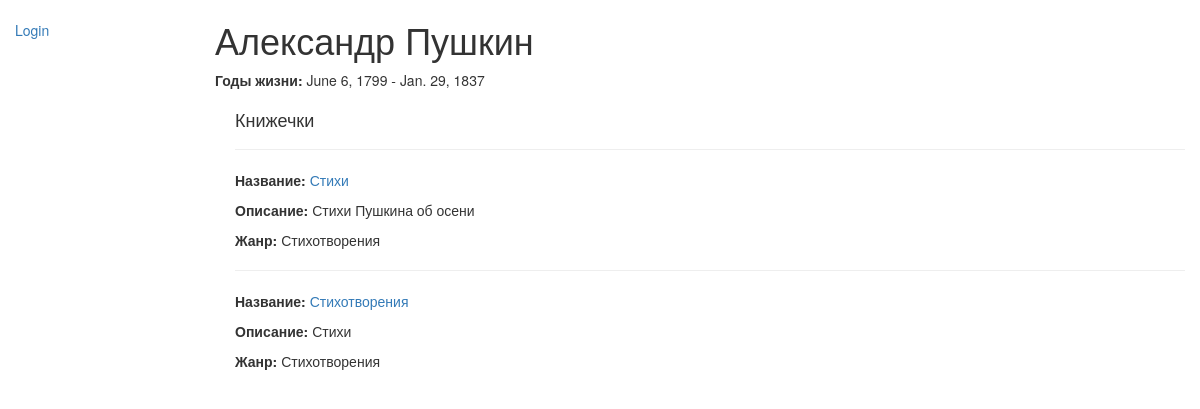
The page /catalog/author/2 on the database as committed earlier.
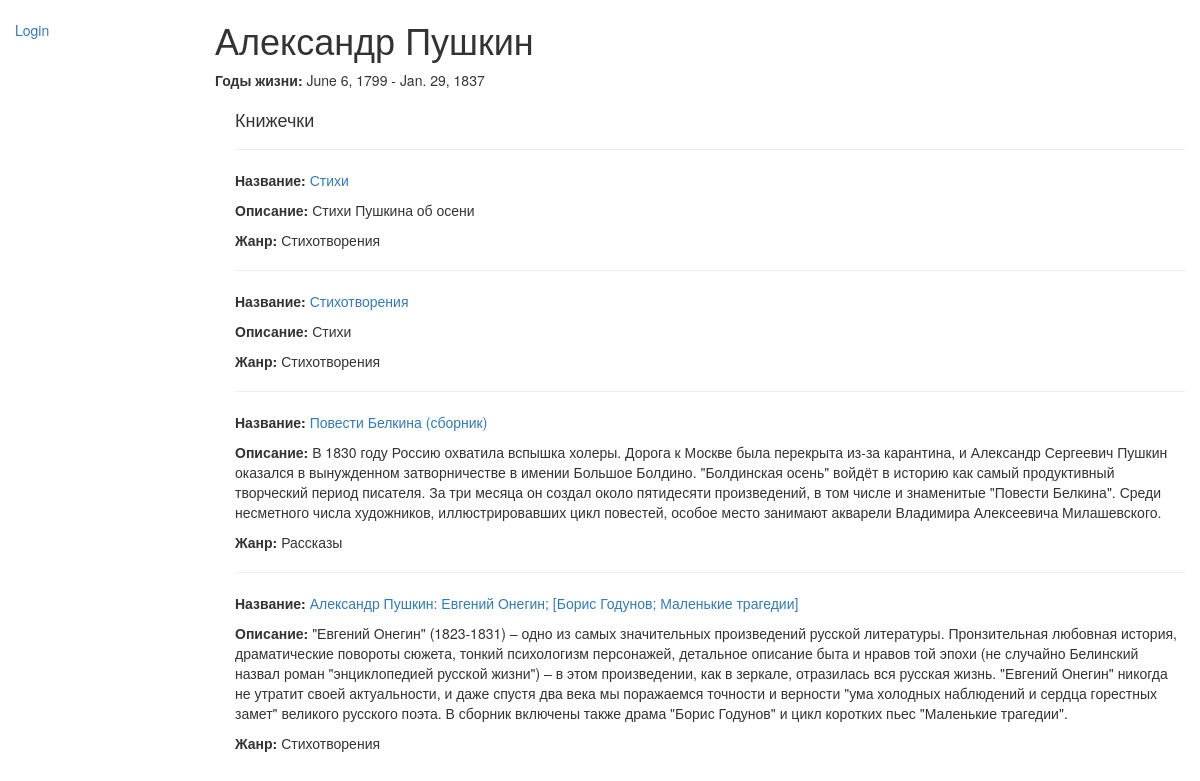
The same page on the database as committed later.
### catalog/models.py (models this page shows, shortened)
class Book(models.Model):
    title = models.CharField(max_length=200)
    author = models.ForeignKey('Author', on_delete=models.SET_NULL, null=True)
    summary = models.TextField(max_length=1000, help_text="Enter a brief description of the book")
    isbn = models.CharField('ISBN',max_length=13, help_text='13 Character <a href="https://www.isbn-international.org/content/what-isbn">ISBN number</a>')
    genre = models.ManyToManyField(Genre, help_text="Select a genre for this book")
    language = models.ForeignKey('Language', on_delete=models.SET_NULL, null=True)
    def display_genre(self):
        return ', '.join([genre.name for genre in self.genre.all()[:3]])
    display_genre.short_description = 'Genre'

class Genre(models.Model):
    name = models.CharField(max_length=200, help_text="Enter a book genre (e.g. Science Fiction, French Poetry etc.)")

### catalog/views.py (the view, shortened to what this page needs)
# urls.py: url(r'^author/(?P<pk>\d+)$', views.AuthorDetailView.as_view(), name='author-detail'),
class AuthorDetailView(generic.DetailView):
    model = Author

### catalog/templates/catalog/author_detail.html
{% extends "base_generic.html" %}
{% block content %}
  <h1>{{ author.first_name }} {{ author.last_name }}</h1>
  <p><strong>Годы жизни:</strong> {{ author.date_of_birth }} - {{ author.date_of_death }}</p>
  <div style="margin-left:20px;margin-top:20px">
    <h4>Книжечки</h4>
    {% for book in author.book_set.all %}
    <hr>
    <p><strong>Название:</strong> <a href="{% url 'book-detail' book.author.pk %}">{{book.title }}</a></p>
    <p><strong>Описание:</strong> {{book.summary}}</p>
    <p><strong>Жанр:</strong> {{book.display_genre}}</p>
    {% endfor %}
  </div>
{% endblock %}

Rows that differ between the two databases and show on the page:
added Book: title "Повести Белкина (сборник)", summary "В 1830 году Россию охватила вспышка холеры. Дорога к Москве была перекрыта из-за карантина, и Александр Сергеевич Пушкин оказался в вынужденном затворничестве в имении Большое Болдино. \"Болдинская осень\" войдёт в историю как самый продуктивный творческий период писателя. За три месяца он создал около пятидесяти произведений, в том числе и знаменитые \"Повести Белкина\". Среди несметного числа художников, иллюстрировавших цикл повестей, особое место занимают акварели Владимира Алексеевича Милашевского.", display_genre "Рассказы"
added Book: title "Александр Пушкин: Евгений Онегин; [Борис Годунов; Маленькие трагедии]", summary "\"Евгений Онегин\" (1823-1831) – одно из самых значительных произведений русской литературы. Пронзительная любовная история, драматические повороты сюжета, тонкий психологизм персонажей, детальное описание быта и нравов той эпохи (не случайно Белинский назвал роман \"энциклопедией русской жизни\") – в этом произведении, как в зеркале, отразилась вся русская жизнь. \"Евгений Онегин\" никогда не утратит своей актуальности, и даже спустя два века мы поражаемся точности и верности \"ума холодных наблюдений и сердца горестных замет\" великого русского поэта. В сборник включены также драма \"Борис Годунов\" и цикл коротких пьес \"Маленькие трагедии\".", display_genre "Стихотворения"
